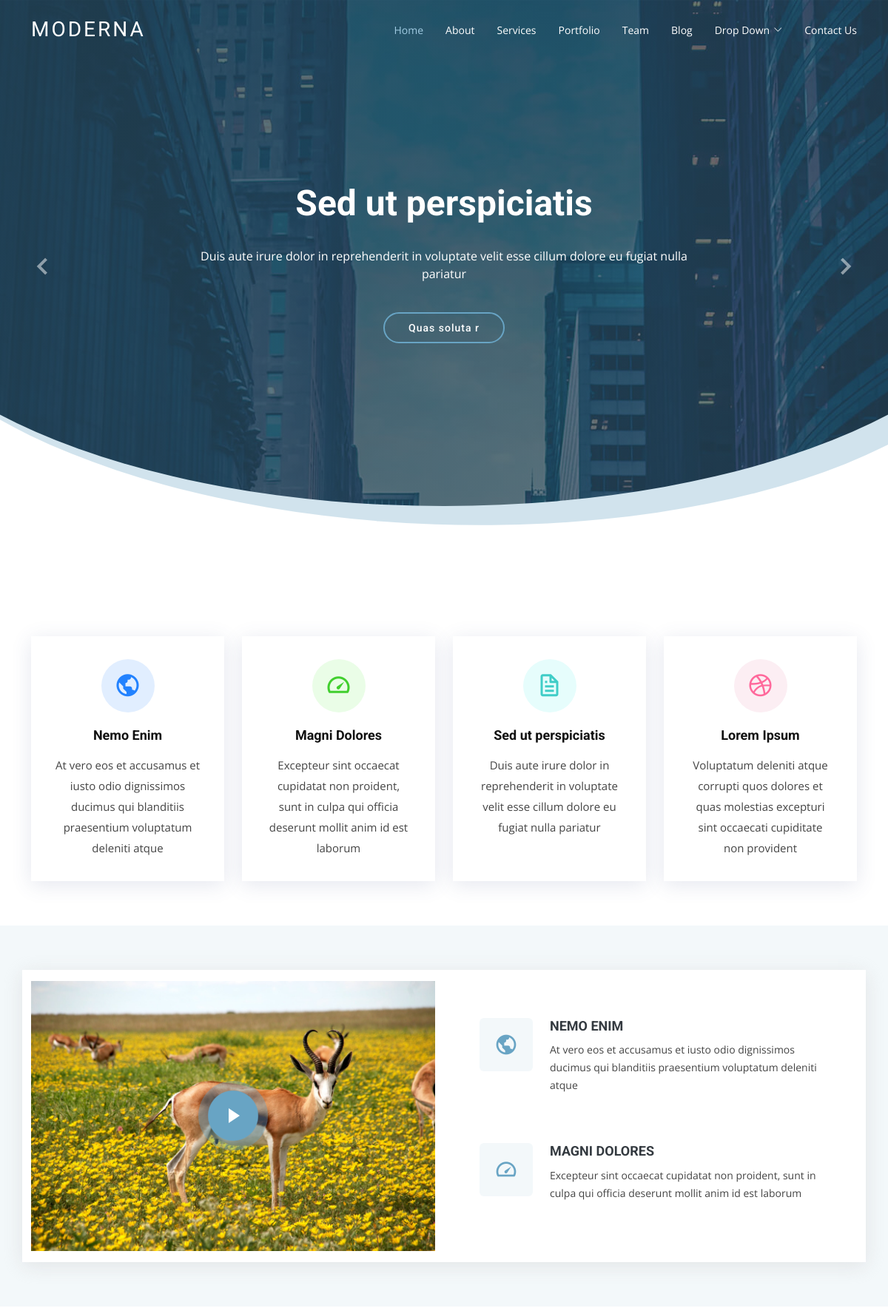
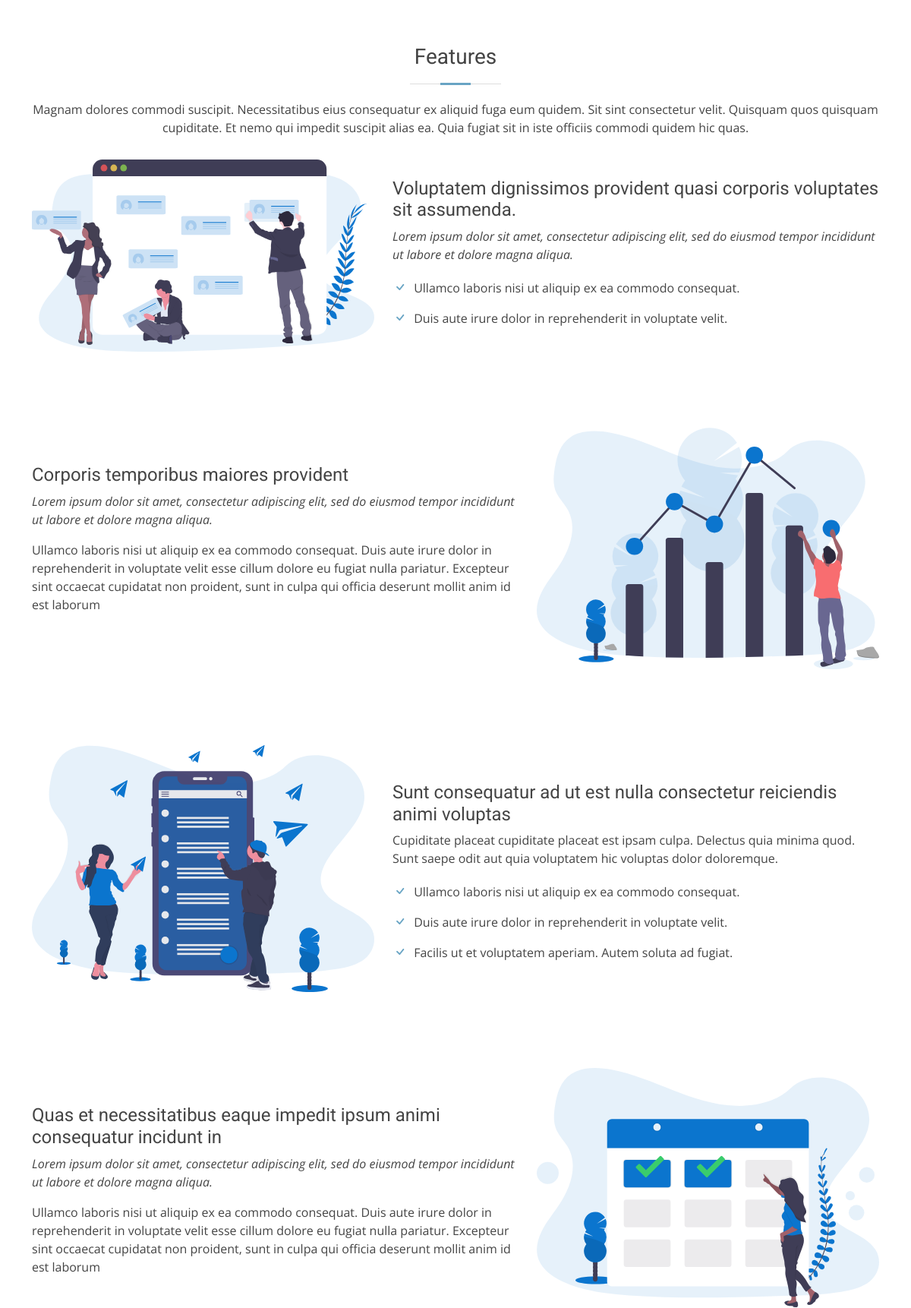
The page / (upper part) on the database its author committed (2 pictures, top to bottom).
### tables this page shows
CREATE TABLE `banner` (
  `id` int(11) NOT NULL,
  `title` varchar(100) NOT NULL,
  `deatil` longtext NOT NULL,
  `button_text` varchar(300) NOT NULL,
  `button_link` varchar(200) NOT NULL,
  `status` int(2) NOT NULL DEFAULT 0
);

CREATE TABLE `services` (
  `id` int(11) NOT NULL,
  `icons_class` varchar(50) NOT NULL,
  `icons_box_color` varchar(150) NOT NULL,
  `title` varchar(250) NOT NULL,
  `description` longtext NOT NULL,
  `data_delay` int(10) NOT NULL,
  `status` int(2) NOT NULL DEFAULT 0
);

CREATE TABLE `why_us` (
  `id` int(11) NOT NULL,
  `image` varchar(200) NOT NULL,
  `video_link` longtext NOT NULL,
  `title_one` varchar(100) NOT NULL,
  `text_one` longtext NOT NULL,
  `icon_one` varchar(50) NOT NULL,
  `title_two` varchar(100) NOT NULL,
  `text_two` longtext NOT NULL,
  `icon_two` varchar(50) NOT NULL
);

### index.php (the view)
<?php
require_once "./login/inc/header.php";
require_once "./login/inc/db.php";
$_banner_select = "SELECT * from banner WHERE status = 0  ORDER BY id DESC";
$_banner_query = mysqli_query($_connect, $_banner_select);
$_banner_fetch = mysqli_fetch_all($_banner_query, 1);
$_services_select = "SELECT * FROM services  WHERE status = 0 ORDER BY id DESC LIMIT 4";
$_services_query = mysqli_query($_connect, $_services_select);
$_services_fetch = mysqli_fetch_all($_services_query , 1);
$select ="SELECT * FROM why_us" ;
$query = mysqli_query($_connect,$select);
$fetch =mysqli_fetch_assoc($query);
?>
<section id="hero" class="d-flex justify-cntent-center align-items-center">
  <div id="heroCarousel" class="container carousel carousel-fade" data-bs-ride="carousel" data-bs-interval="5000">
    <?php
    foreach ($_banner_fetch as $key => $_banner) {
    ?>
      <div class="carousel-item <?= $key == 0 ? 'active' : '' ?>">
        <div class="carousel-container">
          <h2 class="animate__animated animate__fadeInDown"> <?= $_banner['title'] ?>  </h2>
          <p class="animate__animated animate__fadeInUp">  <?= $_banner['deatil'] ?>   </p>
          <?php
          if (($_banner['button_text'] != '')) {
          ?>
            <a href=" <?= $_banner['button_link'] ?>" class="btn-get-started animate__animated animate__fadeInUp"> <?= $_banner['button_text'] ?>  </a>
         <?php
           }
          ?>
        </div>
      </div>
    <?php
    }
    ?>
    <a class="carousel-control-prev" href="#heroCarousel" role="button" data-bs-slide="prev">
      <span class="carousel-control-prev-icon bx bx-chevron-left" aria-hidden="true"></span>
    </a>
    <a class="carousel-control-next" href="#heroCarousel" role="button" data-bs-slide="next">
      <span class="carousel-control-next-icon bx bx-chevron-right" aria-hidden="true"></span>
    </a>
  </div>
</section>
<main id="main">
  <section class="services">
    <div class="container">
      <div class="row">
        <?php
        foreach ($_services_fetch as $key => $_services) {
        ?>
          <div class="col-md-6 col-lg-3 d-flex align-items-stretch" data-aos="fade-up" date-aos-delay="<?= $_services['data_delay']?> ">
            <div class="icon-box icon-box-<?= $_services['icons_box_color']?> ">
              <div class="icon"><i class="bx <?= $_services['icons_class']?> "></i> </div>
              <h4 class="title"><a href=""> <?= $_services['title']?> </a></h4>
              <p class="description"> <?= $_services['description']?> </p>
            </div>
          </div>
        <?php
         }
        ?>
      </div>
    </div>
  </section>
  <section class="why-us section-bg" data-aos="fade-up" date-aos-delay="200">
    <div class="container">
      <div class="row">
        <div class="col-lg-6 video-box">
          <img src="./dashboard/img/<?= $fetch['image'] ?>" class="img-fluid" alt="">
          <a href="<?= $fetch['video_link']?>" target="blank" class="venobox play-btn mb-4" data-vbtype="video" data-autoplay="true"></a>
        </div>
        <div class="col-lg-6 d-flex flex-column justify-content-center p-5">
          <div class="icon-box icon-box-pink ">
            <div class="icon icon-box icon-box-pink"><i class="bx <?= $fetch['icon_one']?>"></i></div>
            <h4 class="title"><a href=""><?= $fetch['title_one']?></a></h4>
            <p class="description"><?= $fetch['text_one']?></p>
          </div>
          <div class="icon-box">
            <div class="icon"><i class="bx <?= $fetch['icon_two']?> "></i></div>
            <h4 class="title"><a href=""><?= $fetch['title_two']?></a></h4>
            <p class="description"><?= $fetch['text_two']?></p>
          </div>
        </div>
      </div>
    </div>
  </section>
  <section class="features">
    <div class="container">
      <div class="section-title">
        <h2>Features</h2>
        <p>Magnam dolores commodi suscipit. Necessitatibus eius consequatur ex aliquid fuga eum quidem. Sit sint consectetur velit. Quisquam quos quisquam cupiditate. Et nemo qui impedit suscipit alias ea. Quia fugiat sit in iste officiis commodi quidem hic quas.</p>
      </div>
      <div class="row" data-aos="fade-up">
        <div class="col-md-5">
          <img src="img/features-1.svg" class="img-fluid" alt="">
        </div>
        <div class="col-md-7 pt-4">
          <h3>Voluptatem dignissimos provident quasi corporis voluptates sit assumenda.</h3>
          <p class="fst-italic">
            Lorem ipsum dolor sit amet, consectetur adipiscing elit, sed do eiusmod tempor incididunt ut labore et dolore
            magna aliqua.
          </p>
          <ul>
            <li><i class="bi bi-check"></i> Ullamco laboris nisi ut aliquip ex ea commodo consequat.</li>
            <li><i class="bi bi-check"></i> Duis aute irure dolor in reprehenderit in voluptate velit.</li>
          </ul>
        </div>
      </div>
      <div class="row" data-aos="fade-up">
        <div class="col-md-5 order-1 order-md-2">
          <img src="img/features-2.svg" class="img-fluid" alt="">
        </div>
        <div class="col-md-7 pt-5 order-2 order-md-1">
          <h3>Corporis temporibus maiores provident</h3>
          <p class="fst-italic">
            Lorem ipsum dolor sit amet, consectetur adipiscing elit, sed do eiusmod tempor incididunt ut labore et dolore
            magna aliqua.
          </p>
          <p>
            Ullamco laboris nisi ut aliquip ex ea commodo consequat. Duis aute irure dolor in reprehenderit in voluptate
            velit esse cillum dolore eu fugiat nulla pariatur. Excepteur sint occaecat cupidatat non proident, sunt in
            culpa qui officia deserunt mollit anim id est laborum
          </p>
        </div>
      </div>
      <div class="row" data-aos="fade-up">
        <div class="col-md-5">
          <img src="img/features-3.svg" class="img-fluid" alt="">
        </div>
        <div class="col-md-7 pt-5">
          <h3>Sunt consequatur ad ut est nulla consectetur reiciendis animi voluptas</h3>
          <p>Cupiditate placeat cupiditate placeat est ipsam culpa. Delectus quia minima quod. Sunt saepe odit aut quia voluptatem hic voluptas dolor doloremque.</p>
          <ul>
            <li><i class="bi bi-check"></i> Ullamco laboris nisi ut aliquip ex ea commodo consequat.</li>
            <li><i class="bi bi-check"></i> Duis aute irure dolor in reprehenderit in voluptate velit.</li>
            <li><i class="bi bi-check"></i> Facilis ut et voluptatem aperiam. Autem soluta ad fugiat.</li>
          </ul>
        </div>
      </div>
      <div class="row" data-aos="fade-up">
        <div class="col-md-5 order-1 order-md-2">
          <img src="img/features-4.svg" class="img-fluid" alt="">
        </div>
        <div class="col-md-7 pt-5 order-2 order-md-1">
          <h3>Quas et necessitatibus eaque impedit ipsum animi consequatur incidunt in</h3>
          <p class="fst-italic">
            Lorem ipsum dolor sit amet, consectetur adipiscing elit, sed do eiusmod tempor incididunt ut labore et dolore
            magna aliqua.
          </p>
          <p>
            Ullamco laboris nisi ut aliquip ex ea commodo consequat. Duis aute irure dolor in reprehenderit in voluptate
            velit esse cillum dolore eu fugiat nulla pariatur. Excepteur sint occaecat cupidatat non proident, sunt in
            culpa qui officia deserunt mollit anim id est laborum
          </p>
        </div>
      </div>
    </div>
  </section>
</main>
<?php
require_once "./login/inc//footer.php";
?>

### login/inc/header.php (shortened to what this page needs)
<!DOCTYPE html>
<html lang="en">
<head>
  <link href="css/animate.min.css" rel="stylesheet">
  <link href="css/aos.css" rel="stylesheet">
  <link href="css/bootstrap.min.css" rel="stylesheet">
  <link href="css/bootstrap-icons.css" rel="stylesheet">
  <link href="css/boxicons.min.css" rel="stylesheet">
  <link href="css/glightbox.min.css" rel="stylesheet">
  <link href="css/swiper-bundle.min.css" rel="stylesheet">
  <link href="css/style.css" rel="stylesheet">
</head>
<body>
  <header id="header" class="fixed-top d-flex align-items-center header-transparent">
    <div class="container d-flex justify-content-between align-items-center">
      <div class="logo">
        <h1 class="text-light"><a href="index.html"><span>Moderna</span></a></h1>
      </div>
      <nav id="navbar" class="navbar">
        <ul>
          <li><a class="active " href="index.html">Home</a></li>
          <li><a href="about.html">About</a></li>
          <li><a href="services.html">Services</a></li>
          <li><a href="portfolio.html">Portfolio</a></li>
          <li><a href="team.html">Team</a></li>
          <li><a href="blog.html">Blog</a></li>
          <li class="dropdown"><a href="#"><span>Drop Down</span> <i class="bi bi-chevron-down"></i></a>
          </li>
          <li><a href="contact.html">Contact Us</a></li>
        </ul>
      </nav>
    </div>
  </header>

### login/inc/footer.php (shortened to what this page needs)
</body>
</html>

### rows shown on the page
banner: title "Sed ut perspiciatis", deatil "Duis aute irure dolor in reprehenderit in voluptate velit esse cillum dolore eu fugiat nulla pariatur", button_text "Quas soluta r"
services: title "Nemo Enim", description "At vero eos et accusamus et iusto odio dignissimos ducimus qui blanditiis praesentium voluptatum deleniti atque"
services: title "Magni Dolores", description "Excepteur sint occaecat cupidatat non proident, sunt in culpa qui officia deserunt mollit anim id est laborum"
services: title "Sed ut perspiciatis", description "Duis aute irure dolor in reprehenderit in voluptate velit esse cillum dolore eu fugiat nulla pariatur"
services: title "Lorem Ipsum", description "Voluptatum deleniti atque corrupti quos dolores et quas molestias excepturi sint occaecati cupiditate non provident"
why_us: image (picture), title_one "NEMO ENIM", text_one "At vero eos et accusamus et iusto odio dignissimos ducimus qui blanditiis praesentium voluptatum deleniti atque", title_two "MAGNI DOLORES", text_two "Excepteur sint occaecat cupidatat non proident, sunt in culpa qui officia deserunt mollit anim id est laborum"
